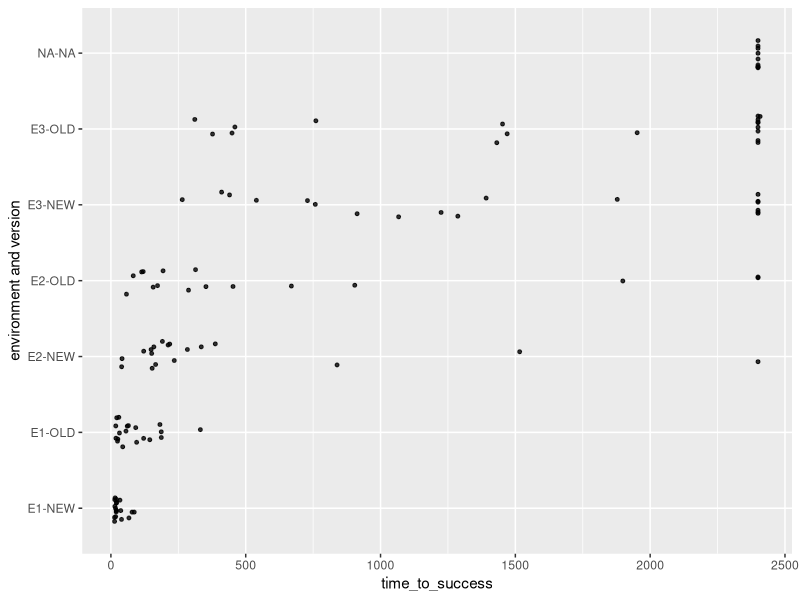

R code for this plot:
library(ggplot2)

options(width=160)

participants <- read.csv("participants.csv")
sessions <- read.csv("sessions.csv")
success <- read.csv("success.csv")

participants <- merge(participants, sessions, by=c("session"), all=T)
participants <- merge(participants, success, by=c("seat", "runid"), all=T)

pctsummary <- function(x) {
	sprintf("%d/%d = %5.1f%%", sum(x), length(x), 100*mean(x))
}

cat(sprintf("number of participants: %d (%d good, %d bad)\n",
	length(participants$good), sum(participants$good), sum(!participants$good)))

# From now on we use only the good participants.
participants <- participants[participants$good, ]

# Assign DNFs the maximum time.
participants$time_to_success[is.na(participants$time_to_success)] <- 40*60

p <- ggplot(participants, aes(x=sprintf("%s-%s", env, version), y=time_to_success))
p <- p + geom_point(size=1, alpha=0.8, position=position_jitter(width=0.2))
p <- p + coord_flip()
p <- p + xlab("environment and version")
ggsave("time_to_success.pdf", p, width=5, height=4)

# participants

cat("\n")
cat(sprintf("number of good participants per condition\n"))
with(participants, aggregate(success, list(env=env, version=version), length))

cat("\n")
cat(sprintf("success rate per condition\n"))
with(participants, aggregate(success, list(env=env, version=version), pctsummary))

cat("\n")
cat(sprintf("success rate per condition per pool\n"))
with(participants, aggregate(success, list(env=env, version=version, pool=pool), pctsummary))

cat("\n")
cat(sprintf("ANOVA of success by env and version\n"))
summary(aov(success ~ env+version, data=participants))

for (env in levels(participants$env)) {
	cat("\n")
	cat(sprintf("t-test of means in env %s\n", as.character(env)))
	try(print(with(participants[participants$env==env, ], t.test(success[version=="NEW"], success[version=="OLD"]))))
}
